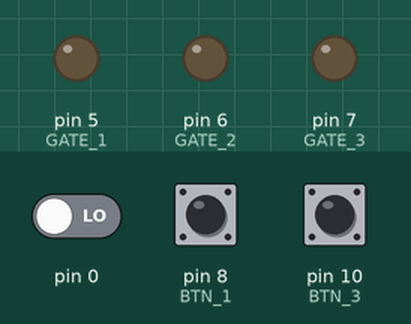
Recording of a sketch running on a simulated Arduino Uno, built with avr-gcc and run on an emulated ATmega328P. Shown: output pins drawn as LEDs (lit = HIGH). Dashed ring = blinking. The test bench sets the inputs (shaded band); at power-on: pin 10 (BTN_3) LOW, pin 0 LOW, pin 8 (BTN_1) LOW.

Above: at 1.2 s.
1.3 s: pin 10 (BTN_3) pulled HIGH for 3.2 s
At 2.1 s:
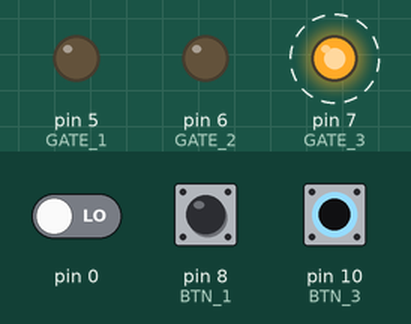
6.0 s: pin 0 driven HIGH
At 7.2 s:
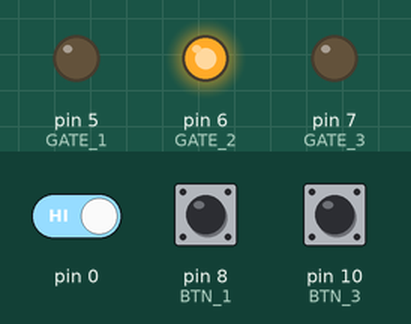
7.5 s: pin 8 (BTN_1) pulled HIGH for 0.15 s
At 7.57 s:
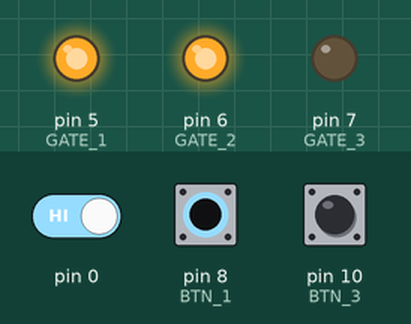
9.1 s: pin 10 (BTN_3) pulled HIGH for 0.15 s
At 9.17 s:
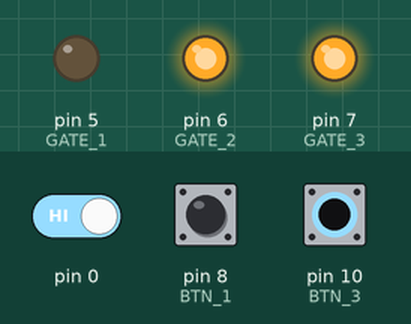
10.7 s: pin 0 driven LOW
At 11.9 s:
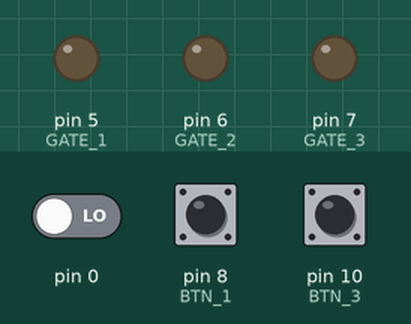
12.2 s: pin 8 (BTN_1) pulled HIGH for 1 s
At 13.0 s:
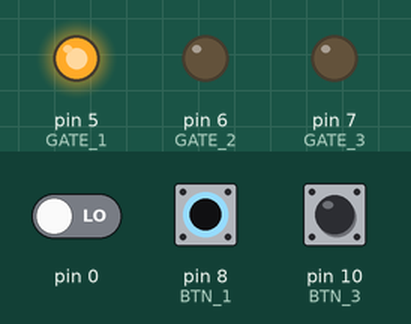
Timing chart, 0 to 15.2 s (numbered marks = the images above; inputs shaded):
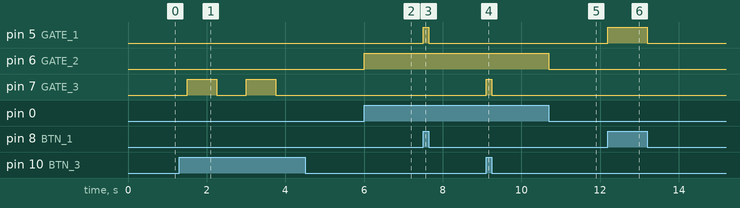

The sketch:

main.ino
```cpp
int BTN_1 = 8;
int BTN_2 = 9;
int BTN_3 = 10;

int GATE_1 = 5;
int GATE_2 = 6;
int GATE_3 = 7;

void setup() {
  pinMode(BTN_1,INPUT); //Brake Light
  pinMode(BTN_2,INPUT); //Light
  pinMode(BTN_3,INPUT); //Indicator

  digitalWrite(GATE_1,LOW); //Brake Light
  digitalWrite(GATE_2,LOW); //Light
  digitalWrite(GATE_3,LOW); //Indicator

  pinMode(GATE_1,OUTPUT);
  pinMode(GATE_2,OUTPUT);
  pinMode(GATE_3,OUTPUT);

}

void loop() {
  if(digitalRead(BTN_1) == true){
    digitalWrite(GATE_1,HIGH);
  }
  else{
    digitalWrite(GATE_1,LOW);
  }

  if(digitalRead(BTN_2 == true)){
    digitalWrite(GATE_2,HIGH);
  }
  else{
    digitalWrite(GATE_2,LOW);
  }

  if((digitalRead(BTN_3) == true) && (millis() % 1500 < 750) ){
    digitalWrite(GATE_3,HIGH);
  }
  else{
    digitalWrite(GATE_3,LOW);
  }

}
```

Measured:
- after the input at 1.3 s, pin 7 (GATE_3): alternates HIGH for 0.75 s and LOW for 0.75 s, 4 changes in all, then stays LOW, starting after 0.20 s
- after the input at 6.0 s, pin 6 (GATE_2): LOW → HIGH at once
- after the input at 7.5 s, pin 5 (GATE_1): LOW → HIGH at once, → LOW 0.15 s later
- after the input at 9.1 s, pin 7 (GATE_3): LOW → HIGH at once, → LOW 0.15 s later
- after the input at 10.7 s, pin 6 (GATE_2): HIGH → LOW at once
- after the input at 12.2 s, pin 5 (GATE_1): LOW → HIGH at once, → LOW 1.0 s later
